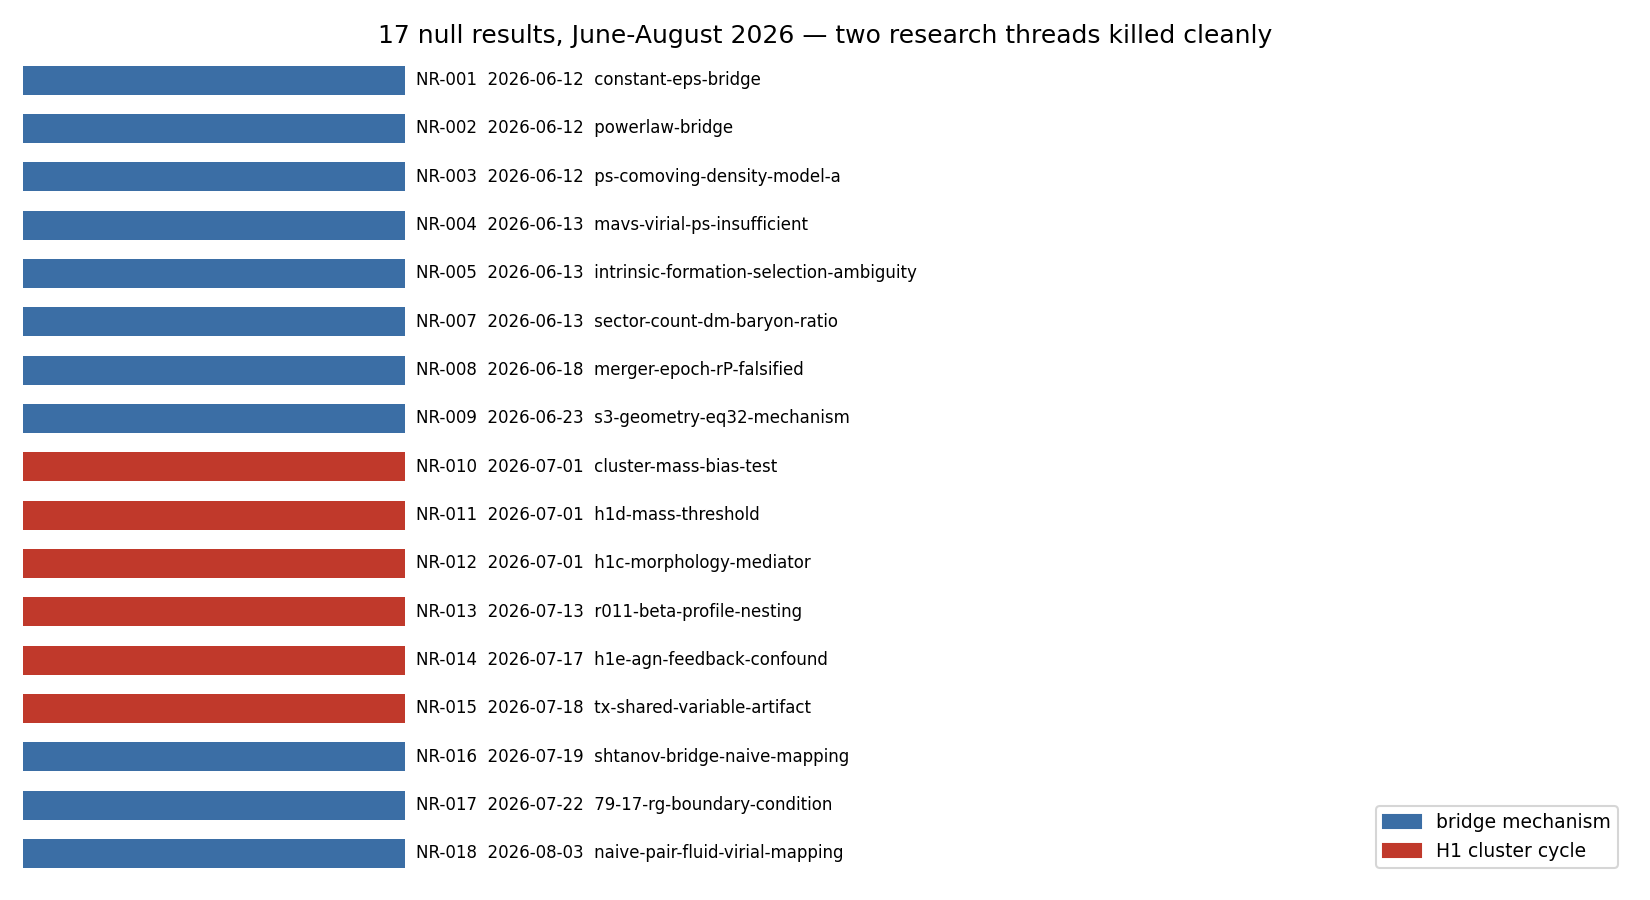

Python code for this plot:
"""F9 — 17 null results as a timeline, grouped by which research thread
each one killed: bridge-candidate mechanisms (NR-001..009, 016..018), the
H1 cluster-correlation cycle (NR-010..015), and RG-boundary (NR-017 also
belongs to the mechanism-search group, listed once).

Data: parsed directly from null_results/INDEX.md's own table -- the single
canonical registry this project maintains for REJECT/KILL verdicts.

NOT_VALIDATION - NOT_REFUTATION - OUR_RECONSTRUCTION
"""

import re
from pathlib import Path

import matplotlib.pyplot as plt

HERE = Path(__file__).resolve().parents[3]
INDEX = HERE / "null_results" / "INDEX.md"
OUT = Path(__file__).parent / "f9_null_results_timeline.png"

text = INDEX.read_text(encoding="utf-8")
# escaped pipes inside cells (\|) would break a naive split -- protect them first.
protected = text.replace(r"\|", "\x00")
rows = re.findall(
    r"^\| (NR-\d+) \| (\d{4}-\d{2}-\d{2}) \| ([^|]+) \| ([^|]+) \| ([^|]+) \|", protected, re.M
)
rows = [
    (r[0], r[1], r[2].replace("\x00", "|"), r[3].replace("\x00", "|"), r[4].replace("\x00", "|"))
    for r in rows
]
print(f"parsed {len(rows)} null-result entries")
assert len(rows) == 17, (
    f"expected 17 entries, parsed {len(rows)} -- check INDEX.md format before trusting this figure"
)

GROUPS = {
    "bridge mechanism": {
        "NR-001",
        "NR-002",
        "NR-003",
        "NR-004",
        "NR-005",
        "NR-007",
        "NR-008",
        "NR-009",
        "NR-016",
        "NR-017",
        "NR-018",
    },
    "H1 cluster cycle": {"NR-010", "NR-011", "NR-012", "NR-013", "NR-014", "NR-015"},
}
group_of = {}
for g, ids in GROUPS.items():
    for i in ids:
        group_of[i] = g

colors = {"bridge mechanism": "#3b6ea5", "H1 cluster cycle": "#c0392b"}

fig, ax = plt.subplots(figsize=(11, 6))
for i, (nr_id, dt, slug, _verdict, _why) in enumerate(rows):
    g = group_of.get(nr_id, "other")
    c = colors.get(g, "#999999")
    ax.barh(i, 1, left=0, color=c, height=0.6)
    ax.text(1.03, i, f"{nr_id}  {dt}  {slug}", va="center", fontsize=8)

ax.set_yticks([])
ax.set_ylim(-0.5, len(rows) - 0.5)
ax.set_xlim(0, 4.2)
ax.invert_yaxis()
ax.set_xticks([])
ax.set_title(f"{len(rows)} null results, June-August 2026 — two research threads killed cleanly")
handles = [plt.Rectangle((0, 0), 1, 1, color=c) for c in colors.values()]
ax.legend(handles, colors.keys(), loc="lower right", fontsize=9)
for spine in ax.spines.values():
    spine.set_visible(False)
fig.tight_layout()
fig.savefig(OUT, dpi=150)
print(f"saved {OUT}")
